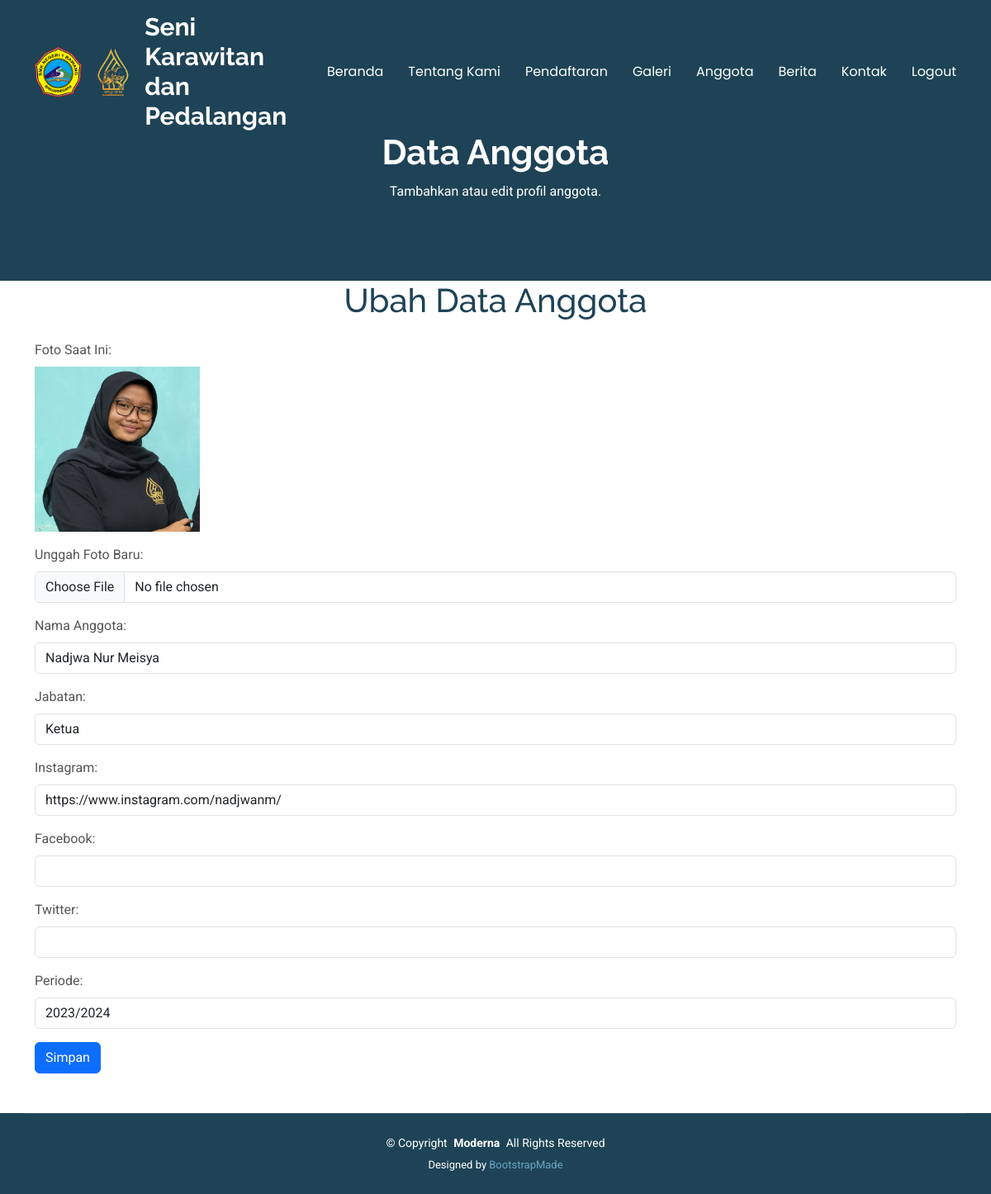
Screenshot of /admin/ubah_anggota.php?id=8 with the database file from the repository.
### tables this page shows
CREATE TABLE IF NOT EXISTS `dataanggota` (
  `id` int NOT NULL AUTO_INCREMENT,
  `foto` varchar(225) NOT NULL DEFAULT '0',
  `namaanggota` varchar(225) NOT NULL DEFAULT '0',
  `jabatan` varchar(225) NOT NULL DEFAULT '0',
  `instagram` varchar(225) NOT NULL,
  `facebook` varchar(225) NOT NULL,
  `twitter` varchar(225) NOT NULL,
  `periode` varchar(50) NOT NULL,
  PRIMARY KEY (`id`)
);

### admin/ubah_anggota.php (the view, shortened to what this page needs)
<?php
include "../function.php";
if (isset($_GET['id'])) {
    $id = $_GET['id'];
    $result = mysqli_query($connect, "SELECT * FROM dataanggota WHERE id='$id'");
    $data = mysqli_fetch_array($result);
} else {
    die("ID tidak ditemukan.");
}
?>
<!DOCTYPE html>
<html lang="en">
<head>
    <link href="../assets/vendor/bootstrap/css/bootstrap.min.css" rel="stylesheet">
    <link href="../assets/vendor/bootstrap-icons/bootstrap-icons.css" rel="stylesheet">
    <link href="../assets/vendor/aos/aos.css" rel="stylesheet">
    <link href="../assets/vendor/glightbox/css/glightbox.min.css" rel="stylesheet">
    <link href="../assets/vendor/swiper/swiper-bundle.min.css" rel="stylesheet">
    <link href="../assets/css/main.css" rel="stylesheet">
</head>
<body class="index-page">
<?php include 'navbar.php'; ?>
<main class="main">
    <div class="page-title dark-background">
        <div class="container position-relative">
            <h1>Data Anggota</h1>
            <p>Tambahkan atau edit profil anggota.</p>
        </div>
    </div>
    <h1 class="text-center mb-4">Ubah Data Anggota</h1>
    <div class="container">
        <form method="post" enctype="multipart/form-data">
            <div class="mb-3">
                <label for="foto" class="form-label">Foto Saat Ini:</label><br>
                <img src="gambar/<?php echo htmlspecialchars($data['foto']); ?>" alt="Foto" style="max-width: 200px; height: auto;"><br>
                <label for="foto_baru" class="form-label mt-3">Unggah Foto Baru:</label>
                <input type="file" class="form-control" id="foto_baru" name="foto_baru" accept="image/*">
            </div>
            <div class="mb-3">
                <label for="namaanggota" class="form-label">Nama Anggota:</label>
                <input type="text" class="form-control" id="namaanggota" name="namaanggota" value="<?php echo htmlspecialchars($data['namaanggota']); ?>" required>
            </div>
            <div class="mb-3">
                <label for="jabatan" class="form-label">Jabatan:</label>
                <input type="text" class="form-control" id="jabatan" name="jabatan" value="<?php echo htmlspecialchars($data['jabatan']); ?>" required>
            </div>
            <div class="mb-3">
                <label for="instagram" class="form-label">Instagram:</label>
                <input type="text" class="form-control" id="instagram" name="instagram" value="<?php echo htmlspecialchars($data['instagram']); ?>" >
            </div>
            <div class="mb-3">
                <label for="facebook" class="form-label">Facebook:</label>
                <input type="facebook" class="form-control" id="facebook" name="facebook" value="<?php echo htmlspecialchars($data['facebook']); ?>" >
            </div>
            <div class="mb-3">
                <label for="twitter" class="form-label">Twitter:</label>
                <input type="text" class="form-control" id="twitter" name="twitter" value="<?php echo htmlspecialchars($data['twitter']); ?>" >
            </div>
            <div class="mb-3">
                <label for="periode" class="form-label">Periode:</label>
                <input type="text" class="form-control" id="periode" name="periode" value="<?php echo htmlspecialchars($data['periode']); ?>" >
            </div>
            <button type="submit" class="btn btn-primary">Simpan</button>
        </form>
        <br>
    </div>
    <?php include 'footer.php'; ?>
</body>
</html>

### assets/css/main.css (style rules this page uses)
:root { --default-font: "Roboto", system-ui, -apple-system, "Segoe UI", Roboto, "Helvetica Neue", Arial, "Noto Sans", "Liberation Sans", sans-serif, "Apple Color Emoji", "Segoe UI Emoji", "Segoe UI Symbol", "Noto Color Emoji"; --heading-font: "Raleway", sans-serif; --nav-font: "Poppins", sans-serif; }
:root { --background-color: #ffffff; --default-color: #555555; --heading-color: #1e4356; --accent-color: #68a4c4; --surface-color: #ffffff; --contrast-color: #ffffff; }
:root { --nav-color: #ffffff; --nav-hover-color: #68a4c4; --nav-mobile-background-color: #ffffff; --nav-dropdown-background-color: #ffffff; --nav-dropdown-color: #555555; --nav-dropdown-hover-color: #68a4c4; }
.dark-background { --background-color: #1e4356; --default-color: #ffffff; --heading-color: #ffffff; --surface-color: #284e62; --contrast-color: #ffffff; }
:root { scroll-behavior: smooth; }
body { color: var(--default-color); background-color: var(--background-color); font-family: var(--default-font); }
h1, h2, h3, h4, h5, h6 { color: var(--heading-color); font-family: var(--heading-font); }
.page-title { color: var(--default-color); background-color: var(--background-color); padding: 160px 0 80px 0; text-align: center; position: relative; }
.page-title:before { content: ""; background-color: color-mix(in srgb, var(--background-color), transparent 50%); position: absolute; inset: 0; }
.page-title h1 { font-size: 42px; font-weight: 700; margin-bottom: 10px; }

### rows the page displays
dataanggota: foto (picture), namaanggota "Nadjwa Nur Meisya", jabatan "Ketua", instagram "https://www.instagram.com/nadjwanm/", periode "2023/2024"
